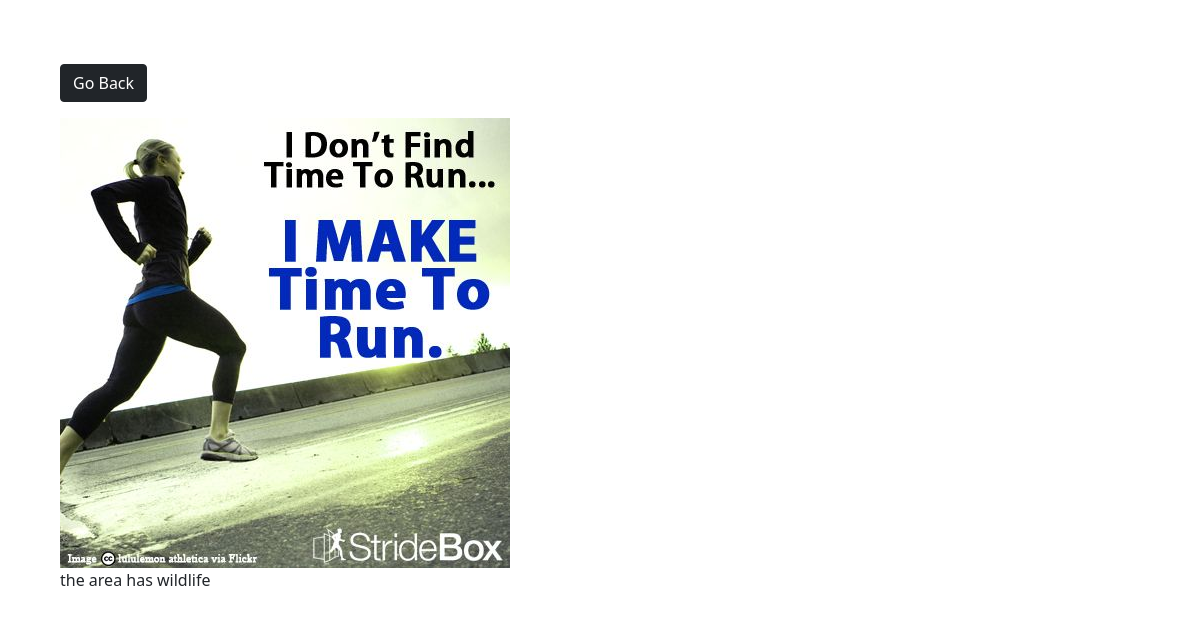
The page /photo/33/ (signed in) on the database its author committed.
### photos/models.py (models this page shows, shortened)
class Photo(models.Model):
    class Meta:
        verbose_name = 'Photo'
        verbose_name_plural = 'Photos'
    category = models.ForeignKey(
        Category, on_delete=models.SET_NULL, null=True, blank=True)
    image = models.ImageField(null=False, blank=False)
    description = models.TextField()

### photos/views.py (the view)
# urls.py: path('photo/<str:pk>/', views.viewPhoto, name='photo'),
@login_required(login_url='login')
def viewPhoto(request, pk):
    photo = Photo.objects.get(id=pk)
    return render(request, 'photos/photo.html', {'photo': photo})

### photos/templates/photos/photo.html (shortened to what this page needs)
<!DOCTYPE html>
<html>
<head>
    <link href="https://cdn.jsdelivr.net/npm/bootstrap@5.0.0-beta1/dist/css/bootstrap.min.css" rel="stylesheet">
</head>
<body class="m-5">
    <div class="container">
        <div class="row justify-content-center">
            <div class="col">
                <a href="{% url 'gallery' %}" class="btn btn-dark my-3">Go Back</a>
                <div style="height: 90vh;">
                    <img style="max-width: 100%; max-height: 100%;" src="{{photo.image.url}}">
                    <p style=>{{photo.description}}</p>
                </div>
            </div>
        </div>
    </div>
</body>
</html>

### rows shown on the page
Photo: image (picture), description "the area has wildlife"
